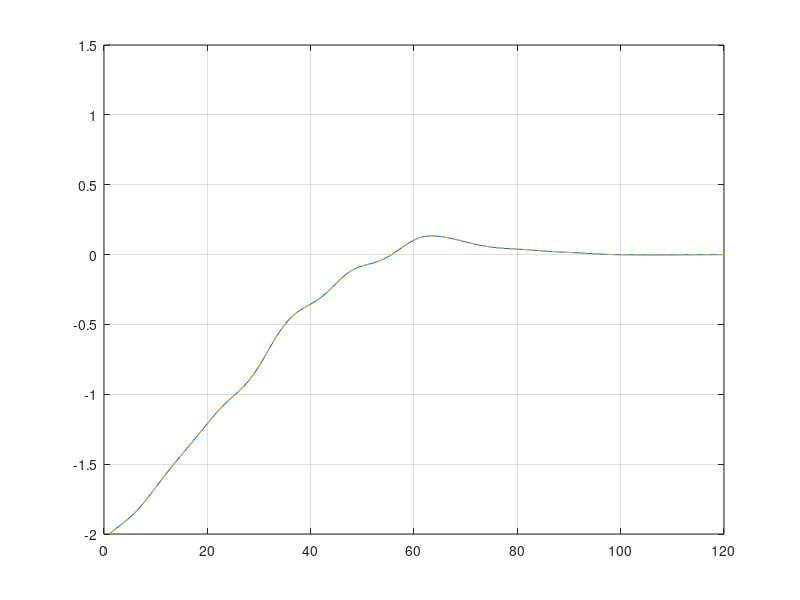
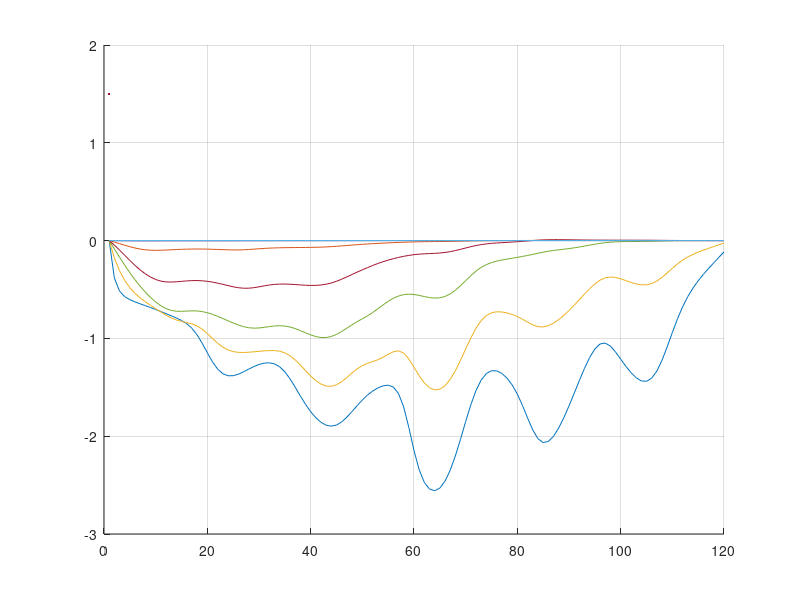
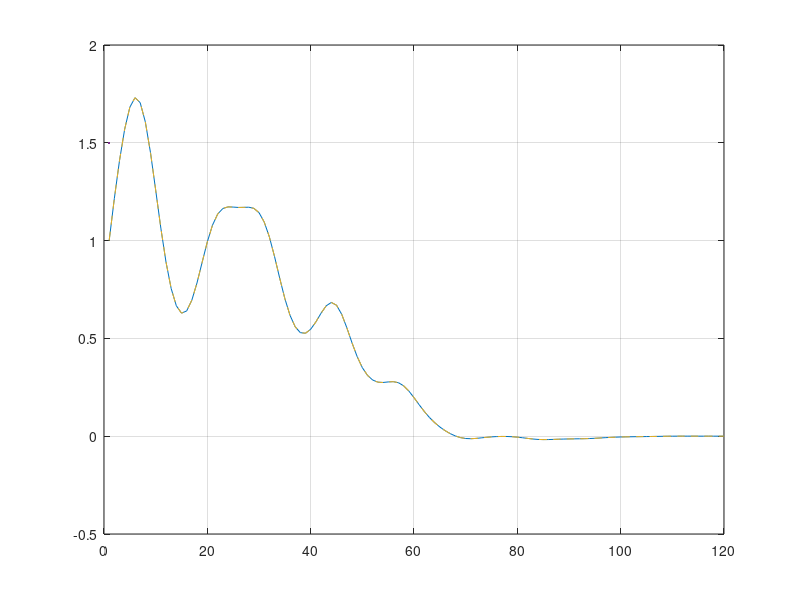
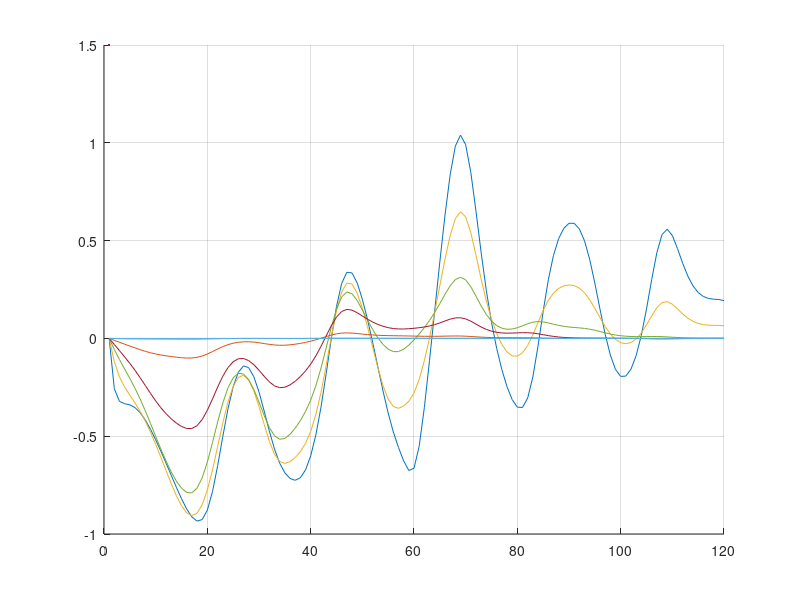

These charts were generated, in order, by the following MATLAB code:
close all; clear; clc;

% this file shows the convergence of the Policy-Iterated trajectory to the
% exact trajectory

exact_data = load("Exact_state_data.mat");
PI_data = load("Policy_Iterated_state_data.mat");

iter = 8;

figure;
plot(1:120, exact_data.state1, LineWidth=1.5);
hold on
grid on
plot(1:120, PI_data.state1PI(:,8), '--', LineWidth=1.5);

figure;
hold on
for i = 2:8
    plot(1:120, PI_data.state1PI(:,i) - exact_data.state1, LineWidth=1.5);
end
grid on

figure;
plot(1:120, exact_data.state2, LineWidth=1.5);
hold on
grid on
plot(1:120, PI_data.state2PI(:,8), '--', LineWidth=1.5);

figure;
hold on
for i = 2:8
    plot(1:120, PI_data.state2PI(:,i) - exact_data.state2, LineWidth=1.5);
end
grid on
